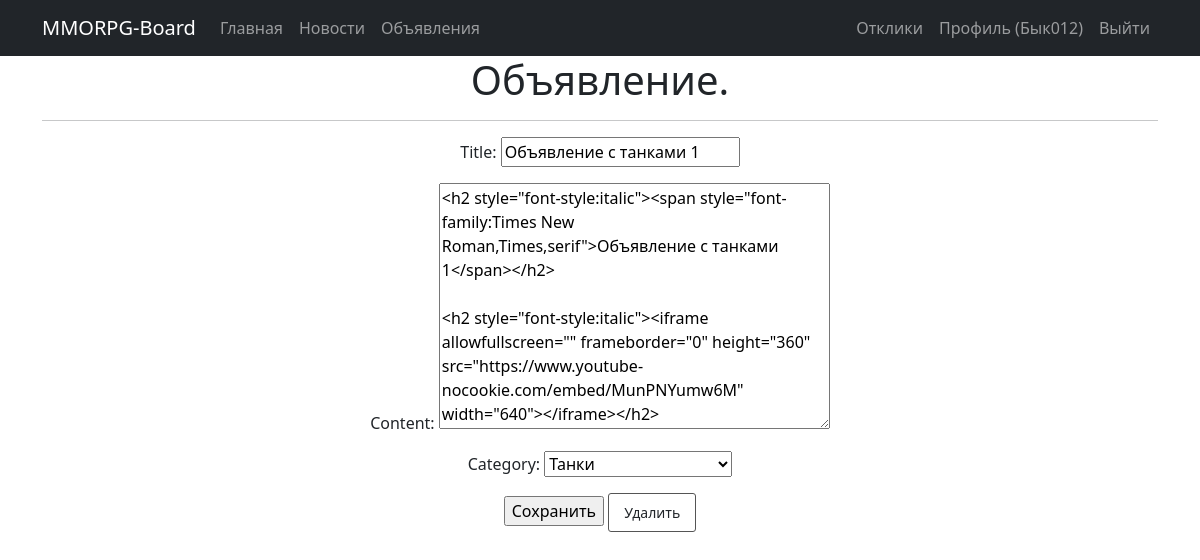
Screenshot of /classifieds/1/edit (signed in) with the database file from the repository.
### classifiedsapp/models.py (models this page shows, shortened)
class Classified(models.Model):
    CATEGORIES = [
        ('TA', 'Танки'),
        ('HL', 'Хилы'),
        ('DD', 'ДД'),
        ('TR', 'Торговцы'),
        ('GM', 'Гилдмастеры'),
        ('QG', 'Квестгиверы'),
        ('SM', 'Кузнецы'),
        ('TN', 'Кожевники'),
        ('PT', 'Зельевары'),
        ('SP', 'Мастера заклинаний'),
    ]
    title = models.CharField(max_length=255)
    content = RichTextUploadingField('Содержание')
    author = models.ForeignKey(User, on_delete=models.CASCADE)
    category = models.CharField(max_length=2, choices=CATEGORIES, default='TA')

### classifiedsapp/views.py (the view)
# urls.py: path('classifieds/<int:pk>/edit', ClassifiedUpdate.as_view(), name='classified_edit'),
class ClassifiedUpdate(LoginRequiredMixin, ChangedPRM, UpdateView):
    permission_required = ('classifiedsapp.change_classified')
    form_class = ClassifiedFrom
    model = Classified
    template_name = 'classifieds/classifieds_edit.html'

### classifiedsapp/forms.py
class ClassifiedFrom(forms.ModelForm):
    class Meta:
        model = Classified
        fields = ['title', 'content', 'category', ]

### classifiedsapp/permissions.py (called while the page is built)
    def has_permission(self):
        perms = self.get_permission_required()
        if self.request.user != self.get_object().author:
            return False
        return self.request.user.has_perms(perms)

### templates/classifieds/classifieds_edit.html (shortened to what this page needs)
{% extends 'default.html' %}
{% block content %}
<h1>Объявление.</h1>
<hr>
<form action="" method="post">
    {{ form.as_p }}
    <input type="submit" value="Сохранить" />
    <label class="btn" for="modal-1">Удалить</label>
</form>
{% endblock content %}

### templates/default.html (shortened to what this page needs)
<!DOCTYPE html>
<html lang="en">
    <head>
        {% load static %}
        <link href="{% static 'css/styles.css' %}" rel="stylesheet" />
    </head>
    <body>
        <nav class="navbar navbar-expand-lg navbar-dark bg-dark static-top">
            <div class="container">
                <a class="navbar-brand" href="#">MMORPG-Board</a>
                <div class="collapse navbar-collapse" id="navbarResponsive">
                    <ul class="navbar-nav ml-auto">
                        <li class="nav-item active">
                            <a class="nav-link" href="/news/">Главная</a>
                        </li>
                        <li class="nav-item">
                            <a class="nav-link" href="/news/">Новости</a>
                        </li>
                        <li class="nav-item">
                            <a class="nav-link" href="/classifieds/">Объявления</a>
                        </li>
                    </ul>
                </div>
                <div class="nav-right">
                    <ul class="navbar-nav ml-auto">
                        {% if user.is_authenticated %}
                            <li class="nav-item">
                                <a class="nav-link" href="{% url 'replies_list' %}">Отклики</a>
                            </li>
                            <li class="nav-item">
                                <a class="nav-link" href="/profile/">Профиль
                                    <span class="sr-only">({{ user.username }})</span>
                                </a>
                            </li>
                            <li class="nav-item">
                                <a class="nav-link" href="/sign/logout/">Выйти</a>
                            </li>
                        {% endif %}
                    </ul>
                </div>
            </div>
        </nav>
        <div class="container">
            <div class="row">
                <div class="col-lg-12 text-center">
                    {% block content %}{% endblock content %}
                </div>
            </div>
        </div>
    </body>
</html>

### rows the page displays
Classified: title "Объявление с танками 1", content "<h2 style=\"font-style:italic\"><span style=\"font-family:Times New Roman,Times,serif\">Объявление с танками 1</span></h2> <h2 style=\"font-style:italic\"><iframe allowfullscreen=\"\" frameborder=\"0\" height=\"360\" src=\"https://www.youtube-nocookie.com/embed/MunPNYumw6M\" width=\"640\"></iframe></h2>", category "Танки"

### other values shown
{{ user.username }} "Бык012"
